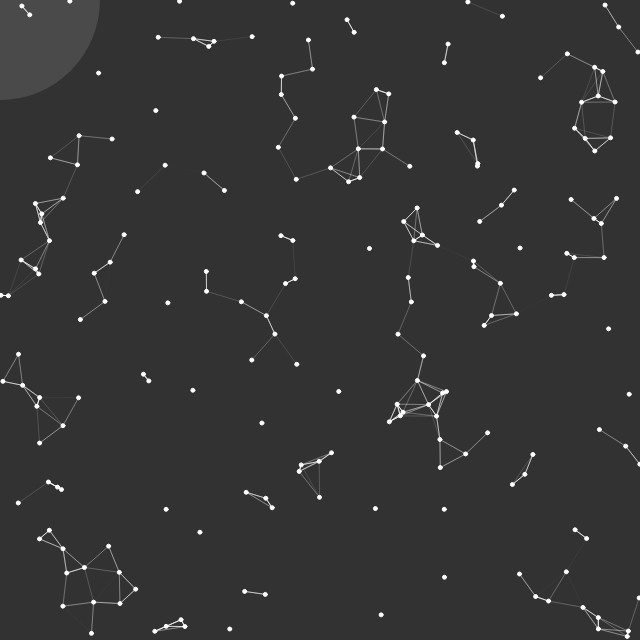
Frame 1 (no input)
Frame 60 (no input): identical to frame 1, image omitted
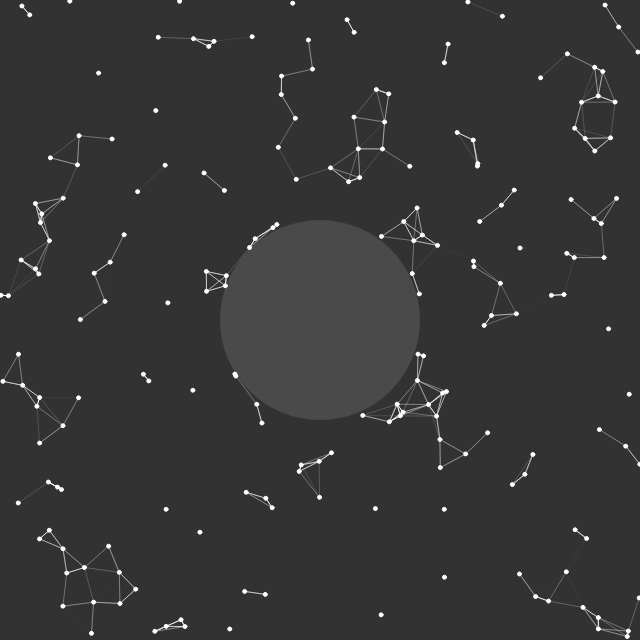
Frame 120 (the mouse pressed at the canvas centre since frame 60)

The p5.js sketch that drew these frames (run headless with seeded random() and noise() and a simulated clock; from frame 60 on, the mouse is pressed at the canvas centre):

// p5.js sketch
// ── sketch.js
let starRadius = 2;
let points;
let speed = 2;
let maxDistToConnect = 40;

let mouseForce = 2;
let mouseForceRaius = 100;

function setup(){
	createCanvas(640, 640);
	fill(255);
	stroke(255);

	points = 
		Array(200)
		.fill()
		.map(e => e = {
			x : random(width),
			y : random(height),
			radius : starRadius
		});
}

function draw(){
	background(50);

	push();
	noStroke();
	fill(255, 30);
	ellipse(mouseX, mouseY, mouseForceRaius*2);
	pop();

	drawPoints();
	drawConnections();

	if(mouseIsPressed)
		movePoints();
}

function movePoints(){
	points.forEach(e => {
		let mouseDist = dist(mouseX, mouseY, e.x, e.y);
		if(mouseDist <= mouseForceRaius){
			let tendToPositiveX = 0;
			let tendToPositiveY = 0;

			if(mouseX < e.x)
				tendToPositiveX += mouseForce;
			else
				tendToPositiveX -= mouseForce;

			if(mouseY < e.y)
				tendToPositiveY += mouseForce;
			else
				tendToPositiveY -= mouseForce;

			e.x += tendToPositiveX * speed;
			e.y += tendToPositiveY * speed;
		}
	});
}

function drawPoints(){
	points.forEach(e => {
		ellipse(e.x, e.y, e.radius*2);
	});
}

function drawConnections(){
	points.forEach(e => {
		points.forEach(otherE => {
			let distancia = dist(e.x, e.y, otherE.x, otherE.y);
			if(distancia <= maxDistToConnect){
				push();
				let cor = map(distancia, 0, maxDistToConnect, 255, 0);
				stroke(255, cor);
				line(e.x, e.y, otherE.x, otherE.y);
				pop();
			}
		});
	});
}
